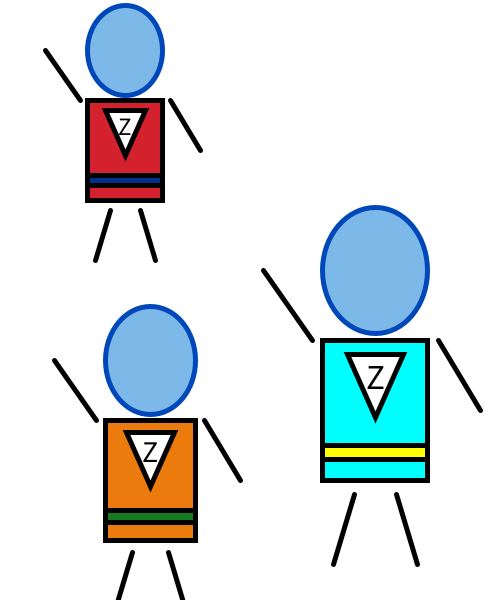
Frame 1 (no input)
Frame 60 (the mouse pressed at the canvas centre just before this capture): identical to frame 1, image omitted
Frame 120 (the mouse held since frame 60 and released just before this capture): identical to frame 1, image omitted

The Processing sketch that drew this single still picture (run headless with seeded random() and noise(); from frame 60 on, the mouse is pressed at the canvas centre):

// Processing sketch: task2
// ── task2.pde
void setup() {
  size(500, 600);
}

void draw() {
  background(255);
  drawSuperhero(0,0,0.5,color(211, 33, 45),color(0, 48, 143));
  drawSuperhero(200,200, 0.7, color(0,255,255), color(255,255,0));
  drawSuperhero(0,300, 0.6, color(234,123,12), color(21,123,33));
}
void drawSuperhero(int x,int y, float scale, color c1, color c2){
  pushMatrix();
  translate(x,y);
  strokeWeight(5);
  rectMode(CENTER);
  textSize(50 * scale); 
  textAlign(CENTER);
  ellipseMode(CENTER);
  
  //Torso
  fill(c1);
  rect(250 * scale, 300 * scale, 150 * scale, 200 * scale);

  //Head
  stroke(0, 72, 186);
  fill(124, 185, 232);
  ellipse(250 * scale, 100 * scale, 150 * scale, 180 * scale);
  stroke(0);
  fill(255);

  //Limbs
  line(90 * scale, 100 * scale, 160 * scale, 200 * scale);
  line(340 * scale, 200 * scale, 400 * scale, 300 * scale);
  line(220 * scale, 420 * scale, 190 * scale, 520 * scale);
  line(280 * scale, 420 * scale, 310 * scale, 520 * scale);

  //Logo Box
  triangle(210 * scale, 220 * scale, 290 * scale, 220 * scale, 250 * scale, 310 * scale);

  //Logo
  fill(0);
  text("Z", 250 * scale, 270 * scale);

  //Belt
  fill(c2);
  rect(250 * scale, 360 * scale, 150 * scale, 20 * scale);
  
  popMatrix();
}
